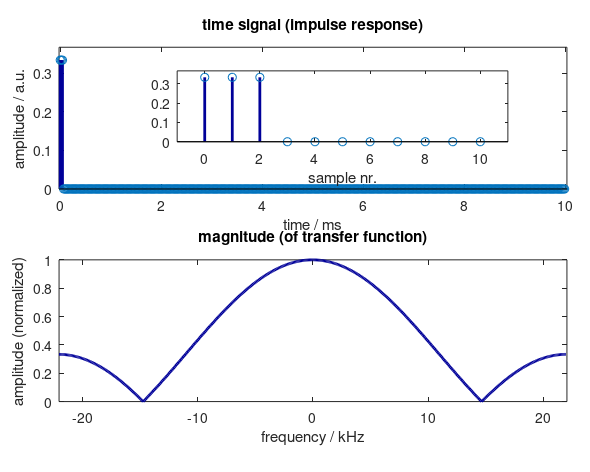
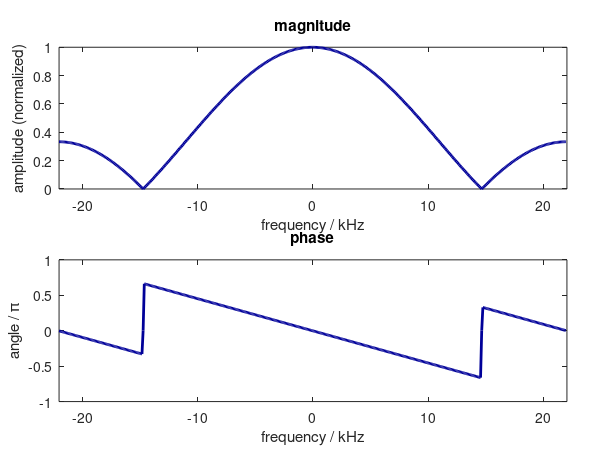
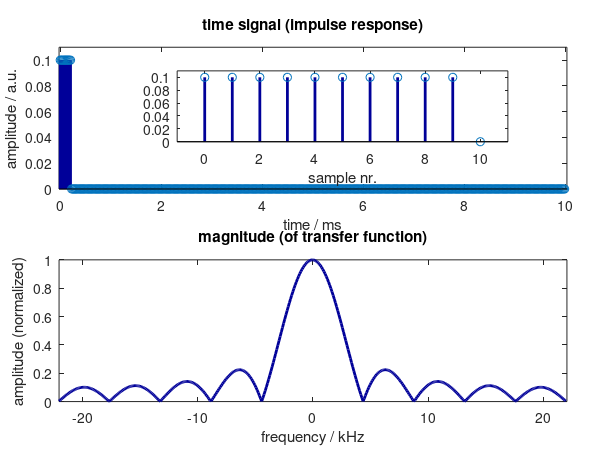
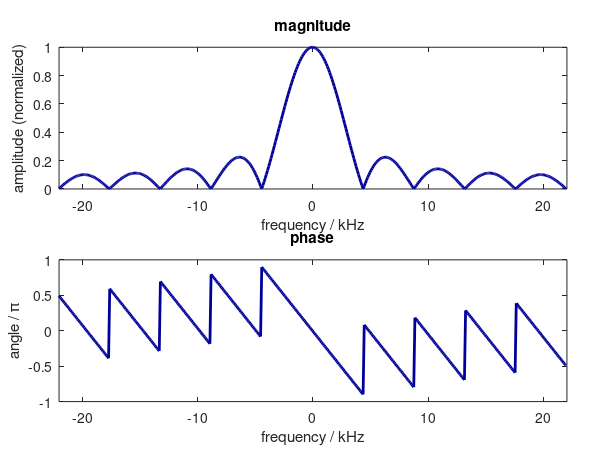

Write the MATLAB code that produced these figures, in order.
% lecture 3 - Transfer function of running sum filter
close all;
%savefig([filename, 'pdf');

%some parameters
fs = 44100;
T = .01;
t = 0:1/fs:T-1/fs;
f = -fs/2:1/T:fs/2-1/T;

% plotting stuff
cols = [0 0 .6; .6 0 0; 0 .6 0];
%%%%%%%%%%%%% order 3
%the IR
h = [1 1 1]/3; % 3rd order running sum

% define the signal
sig = [h(:); zeros(fs*T-length(h),1)];
% sig = [h(:); zeros(fs*T-length(h),1)];

%FFTinf
Y = fft(sig)/(fs*T);
%do a correction to get rid of rounding errors during FFT
%Y_corr = Y.*(abs(Y)>4*eps);
Y_phase = angle(Y)/(pi);


%plotting
%prepare_figure();
figure
set(gcf,'paperunits','centimeters','Paperposition',[0 0 15 12])

axes('Position',[.1 .6 .86 .3])
ht1 = stem(t*1000,sig,'Color',cols(1,:));
title('time signal (impulse response)')
xlabel('time / ms')
ylabel('amplitude / a.u.')
ylim([0 1.1*max(sig)])
xlim([-1/fs T+1/fs]*1000)

axes('Position',[.3 .7 .56 .15])
ht2 = stem([0:10],sig(1:11),'Color',cols(1,:));
xlabel('sample nr.')
%ylabel('amplitude / a.u.')
xlim([-1 11])
ylim([0 1.1*max(sig)])

axes('Position',[.1 .15 .86 .3])
hY = plot(f/1000,fftshift(abs(Y))/max(abs(Y)),'Color',cols(1,:))
xlim([-fs/2/1000 fs/2/1000])
title('magnitude (of transfer function)')
xlabel('frequency / kHz')
ylabel('amplitude (normalized)')

%cometics
set([ht1 ht2 hY],'Linewidth',2,'Markersize',6)

%saving
filename = '../pics/lecture3_running_sum_tf.png';
saveas(gcf, filename,'png')
%save2pdf_and_crop(filename);
%savefig('../pics/lecture3_running_sum_tf', 'pdf');


%% magnitude and phase
%prepare_figure();
figure
set(gcf,'paperunits','centimeters','Paperposition',[0 0 15 12])
%figure
%set(gcf,'paperunits','centimeters','Paperposition',[0 0 10 4])

axes('Position',[.1 .6 .86 .3])
hY = plot(f/1000,fftshift(abs(Y))/max(abs(Y)),'Color',cols(1,:))
xlim([-fs/2/1000 fs/2/1000])
title('magnitude')
xlabel('frequency / kHz')
ylabel('amplitude (normalized)')

axes('Position',[.1 .15 .86 .3])
hm = plot(f/1000,(fftshift((Y_phase))),'Color',cols(1,:))
xlim([-fs/2/1000 fs/2/1000])
title('phase')
xlabel('frequency / kHz')
ylabel('angle / \pi')

%cometics
set([hY hm],'Linewidth',2,'Markersize',6)

%saving
filename = '../pics/lecture3_running_sum_tf_mag_phase.png';
saveas(gcf, filename,'png')
%save2pdf_and_crop(filename);
%savefig('../pics/lecture3_running_sum_tf_mag_phase', 'pdf');

%%%%%%%%%%%% order 10
%the IR
h = ones(10,1)/10; % 3rd order running sum

% define the signal
sig = [h(:); zeros(fs*T-length(h),1)];

%FFTinf
Y = fft(sig)/(fs*T);
%do a correction to get rid of rounding errors during FFT
%Y_corr = Y.*(abs(Y)>4*eps);
Y_phase = angle(Y)/(pi);


%plotting
%prepare_figure;
figure
set(gcf,'paperunits','centimeters','Paperposition',[0 0 15 12])
%set(gcf,'paperunits','centimeters','Paperposition',[0 0 10 4])

axes('Position',[.1 .6 .86 .3])
ht1 = stem(t*1000,sig,'Color',cols(1,:));
title('time signal (impulse response)')
xlabel('time / ms')
ylabel('amplitude / a.u.')
xlim([-1/fs T+1/fs]*1000)
ylim([0 1.1*max(sig)])

axes('Position',[.3 .7 .56 .15])
ht2 = stem([0:10],sig(1:11),'Color',cols(1,:));
ylim([0 1.1*max(sig)])
xlabel('sample nr.')
%ylabel('amplitude / a.u.')
xlim([-1 11])

axes('Position',[.1 .15 .86 .3])
hY = plot(f/1000,fftshift(abs(Y))/max(abs(Y)),'Color',cols(1,:))
xlim([-fs/2/1000 fs/2/1000])
title('magnitude (of transfer function)')
xlabel('frequency / kHz')
ylabel('amplitude (normalized)')

%cometics
set([ht1 ht2 hY],'Linewidth',2,'Markersize',6)

%saving
filename = '../pics/lecture3_running_sum_tf10.png';
saveas(gcf, filename,'png')
%save2pdf_and_crop(filename);

%savefig('../pics/lecture3_running_sum_tf10', 'pdf');


%% magnitude and phase
figure
set(gcf,'paperunits','centimeters','Paperposition',[0 0 15 12])
%prepare_figure;
%set(gcf,'paperunits','centimeters','Paperposition',[0 0 10 4])

axes('Position',[.1 .6 .86 .3])
hY = plot(f/1000,fftshift(abs(Y))/max(abs(Y)),'Color',cols(1,:))
xlim([-fs/2/1000 fs/2/1000])
title('magnitude')
xlabel('frequency / kHz')
ylabel('amplitude (normalized)')

axes('Position',[.1 .15 .86 .3])
hm = plot(f/1000,(fftshift((Y_phase))),'Color',cols(1,:))
xlim([-fs/2/1000 fs/2/1000])
title('phase')
xlabel('frequency / kHz')
ylabel('angle / \pi')

%cometics
set([hY hm],'Linewidth',2,'Markersize',6)

%saving
filename = '../pics/lecture3_running_sum_tf10_mag_phase.png';
saveas(gcf, filename,'png')
%save2pdf_and_crop(filename);
%savefig('../pics/lecture3_running_sum_tf10_mag_phase', 'pdf');
